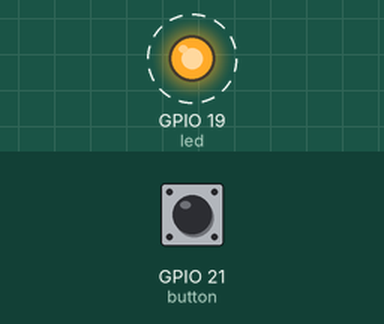
Bench run of a program on a simulated ESP32 board running MicroPython. Parts: output pins drawn as LEDs (lit = HIGH). Dashed ring = blinking. The inputs (shaded band) are chosen by the test bench; at power-on: GPIO 21 (button) HIGH. WiFi joins after 1.5 s; no MQTT or app messages arrive unless stated; what the program prints to the serial console is not drawn.

Above: at 1.7 s.
Timing chart, 0 to 4.7 s (numbered marks = the images above):
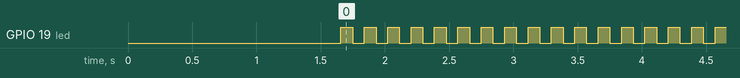

Measured:
- by itself, GPIO 19 (led): alternates HIGH for 0.09 s and LOW for 0.09 s

The program:

main.py
```python
import time
from machine import Timer, Pin
from umqtt.robust import MQTTClient

# constants
LED_PIN = 19
BUTTON_PIN = 21
POLL_INTERVAL_MS = 5000
MQTT_SERVER = "192.168.0.129"

# mqtt client
client = MQTTClient("esp32-blink", MQTT_SERVER, port=1883)
print("connecting to mqtt broker")
client.reconnect()

led = Pin(LED_PIN, Pin.OUT)
button = Pin(BUTTON_PIN, Pin.IN, Pin.PULL_UP)

print("blinking lights")

frequency = 10

last_tick_blink = 0
last_tick_poll = 0
last_button_state = False

while True:
    # calculation
    period = 1/frequency
    current_tick = time.ticks_ms()

    # blink
    if(time.ticks_diff(current_tick, last_tick_blink) > period*1000):
        if(led.value() == 0):
            led.on()
        else:
            led.off()
        last_tick_blink = current_tick

    # poll
    if(time.ticks_diff(current_tick, last_tick_poll) > POLL_INTERVAL_MS):
        msg = b'%s:%s' % ("13518035", frequency)
        print('publishing message to broker')
        client.publish("13518035", msg)
        last_tick_poll = current_tick

    # button
    button_state = button.value()
    if(last_button_state == button_state):
        pass
    else:
        if(button_state):
            frequency += 1
        last_button_state = button_state
            
```

boot.py
```python
import network

# constants
WLAN_SSID = "xxx"
WLAN_PASS = "xxx"

sta_if = network.WLAN(network.STA_IF)

if not sta_if.isconnected():
    print('connecting to network...')
    sta_if.active(True)
    sta_if.connect(WLAN_SSID, WLAN_PASS)
    while not sta_if.isconnected():
        pass

    print('connected to %s' % (WLAN_SSID))
    print('network config:', sta_if.ifconfig())
```
